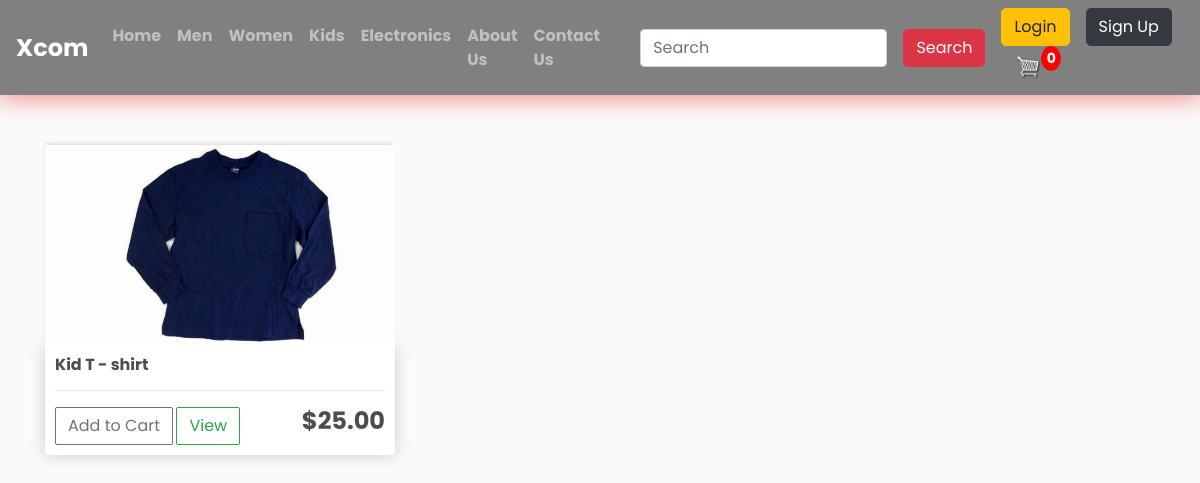
The page /kids/ on the database its author committed.
### store/models.py (models this page shows, shortened)
class Product(models.Model):
    name = models.CharField(max_length=100, null=True)
    category = models.ForeignKey(Category, on_delete=models.CASCADE,blank=True,null=True)
    desc= models.TextField(max_length=450,default='description')
    price = models.DecimalField(max_digits=7, decimal_places=2)
    digital = models.BooleanField(default=False,null=True,blank=False)
    image = models.ImageField(null=True,blank=True)
    @property
    def imageURL(self):
        try:
            url = self.image.url
        except:
            url = ''
        return url

### store/views.py (the view)
# urls.py: path('kids/', views.kids, name="kids"),
def kids(request):
     data = cartData(request)
     cartItems = data['cartItems']
     order = data['order']
     items = data['items']
     products = Product.objects.filter(category=5)
     context = {'items':items, 'order':order, 'cartItems':cartItems, 'products': products}
     return render(request,'store/kids.html', context)

### store/utils.py (called while the page is built, shortened)
def cookieCart(request):
    try:
        cart = json.loads(request.COOKIES['cart'])
    except:
        cart = {}
    print('Cart:', cart)
    items = []
    order = {'get_cart_total':0, 'get_cart_items': 0,'shipping': False}
    cartItems = order['get_cart_items']
    return {'cartItems': cartItems,'order': order, 'items': items}

def cartData(request):
    if request.user.is_authenticated:
        customer = request.user.customer
        order,created = Order.objects.get_or_create(customer=customer,complete=False)
        items = order.orderitem_set.all()
        cartItems = order.get_cart_items
    else:
        cookieData = cookieCart(request)
        cartItems = cookieData['cartItems']
        order = cookieData['order']
        items = cookieData['items']
    return {'cartItems':cartItems,'order':order, 'items':items}

### store/templates/store/kids.html (shortened to what this page needs)
{% extends 'store/main.html' %}
{% load static %}
{% block content %}
<div class="container">
    <div class="row" style="margin-top:40px;">
		{% for product in products %}
		<div class="col-lg-4">
			<img class="thumbnail" src="{{product.imageURL}}">
			<div class="box-element product">
				<h6><strong>{{product.name}}</strong></h6>
				<hr>
				<button data-product={{product.id}} data-action="add" class="btn btn-outline-secondary add-btn update-cart">Add to Cart</button>
				<a class="btn btn-outline-success" href="{% url 'product_view' product.name %}">View</a>
				<h4 style="display: inline-block; float: right"><strong>${{product.price|floatformat:2}}</strong></h4>
			</div>
		</div>
		{% endfor %}
	</div>
</div>
{% endblock content %}

### static/css/main.css (style rules this page uses)
* { margin: 0; padding: 0; box-sizing: border-box; }
body { background-color: hsl(0, 0%, 98%); font-weight: bold; font-family: 'Poppins', sans-serif; }
h1,h2,h3,h4,h5,h6 { color:hsl(0, 0%, 30%); }
.box-element { box-shadow:hsl(0, 0%, 80%) 0 0 16px; background-color: #fff; border-radius: 4px; justify-content: center; padding: 10px; }
.thumbnail { width: 100%; height: 200px; -webkit-box-shadow: -1px -3px 5px -2px rgba(214,214,214,1); -moz-box-shadow: -1px -3px 5px -2px rgba(214,214,214,1); box-shadow: -1px -3px 5px -2px rgba(214,214,214,1); }
.product { border-radius: 0 0 4px 4px; }
.col-lg-4, .col-lg-6, .col-lg-8, .col-lg-12 { margin-top: 10px; }
.btn { border-radius: 2px; }

### rows shown on the page
Product: imageURL (picture), name "Kid T - shirt", price "25.00"

### other values the page prints
{{ cartItems }} "0"
